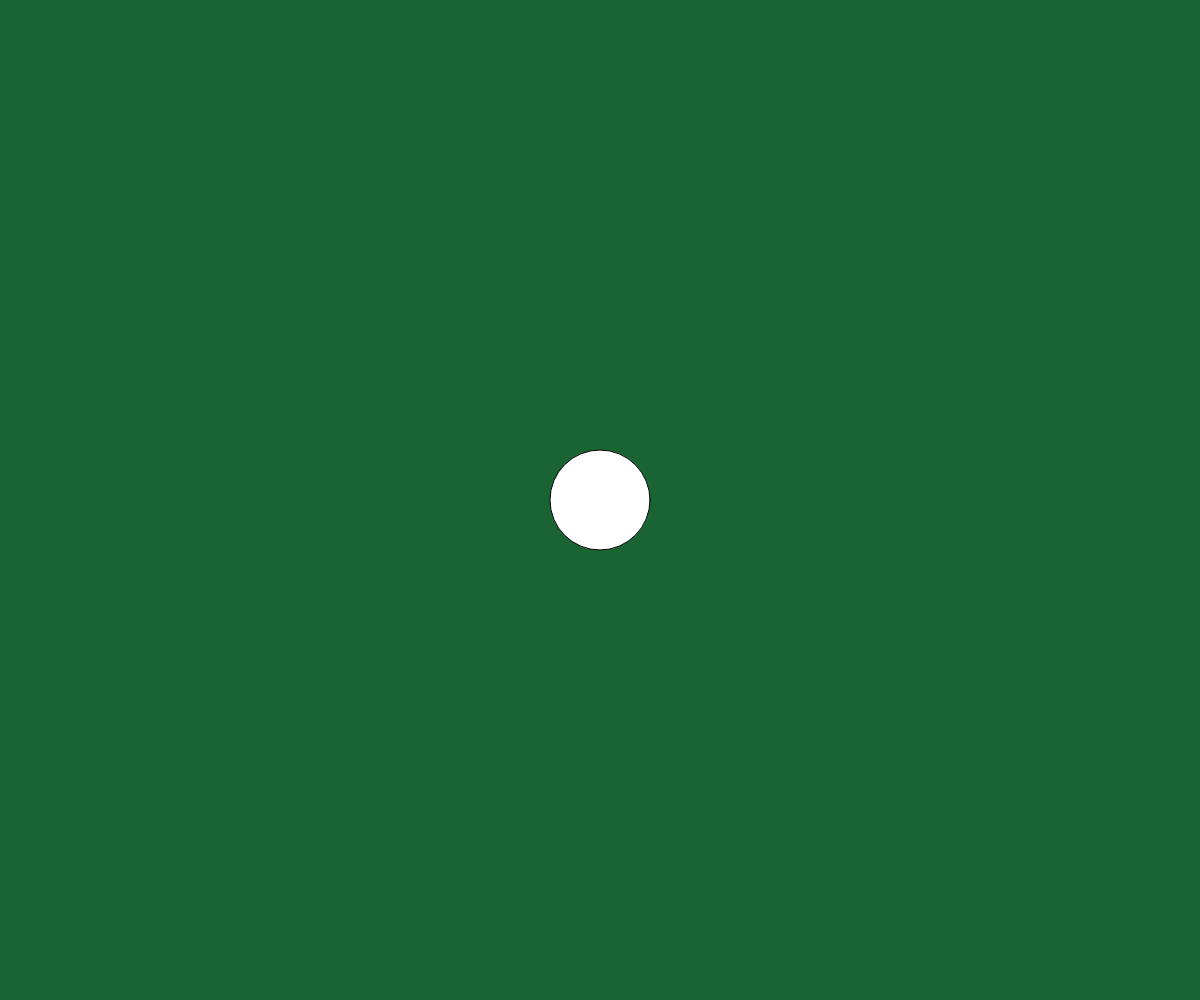
Frame 1 (no input)
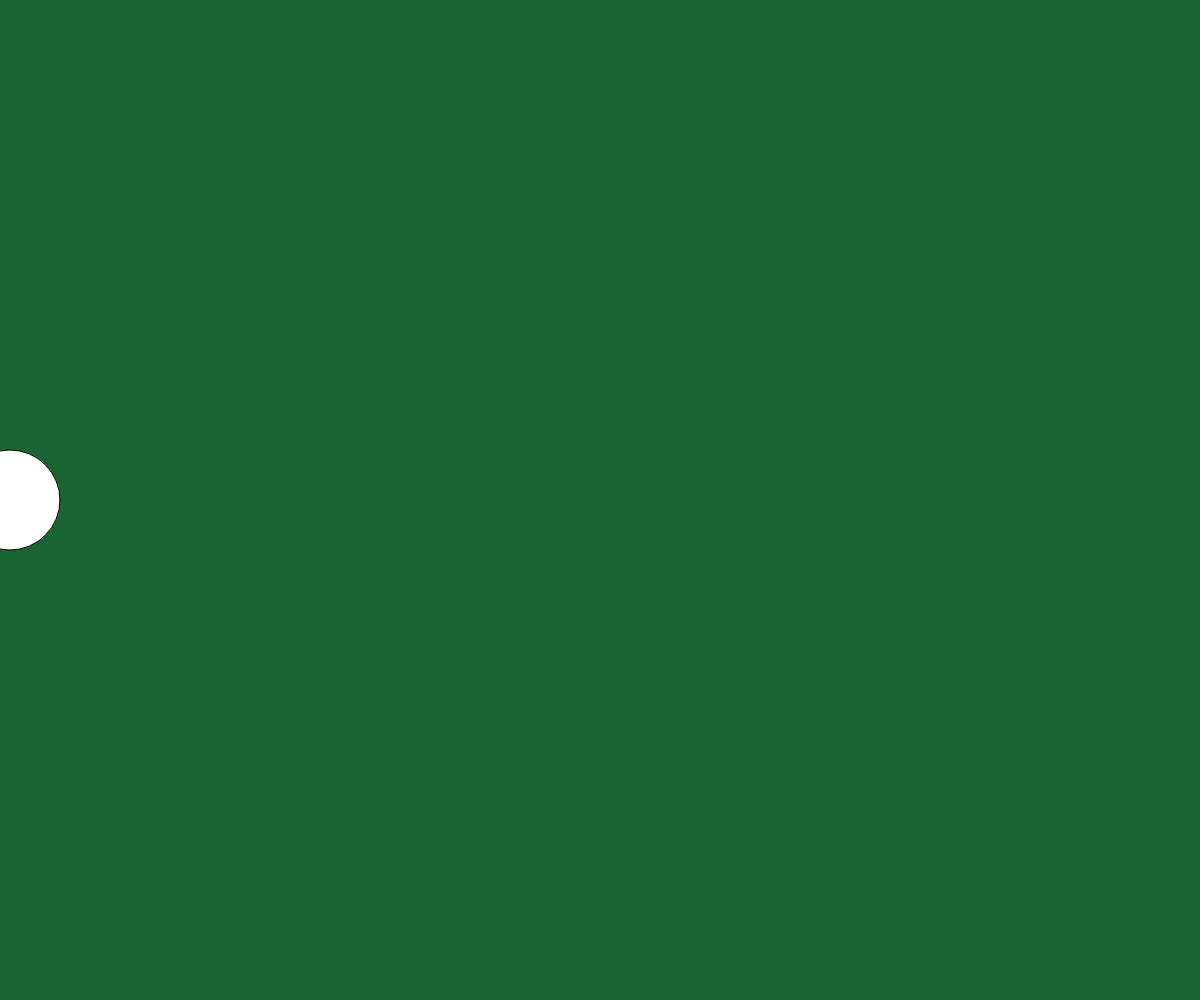
Frame 60 (no input)
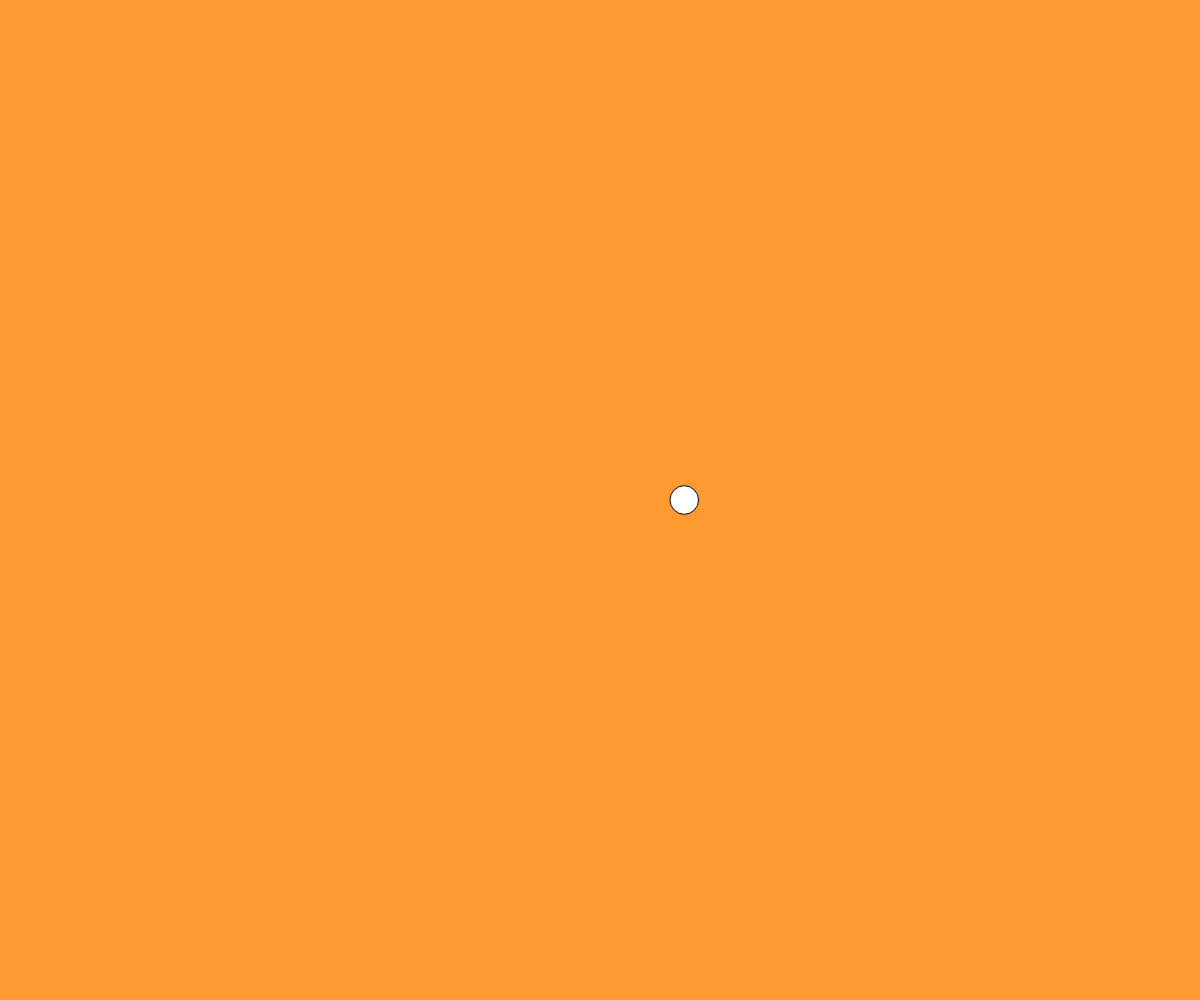
Frame 120 (the mouse pressed at the canvas centre since frame 60)

The p5.js sketch that drew these frames (run headless with seeded random() and noise() and a simulated clock; from frame 60 on, the mouse is pressed at the canvas centre):

// p5.js sketch
// ── sketch.js
let posX = 10;
let posY = 10;
let diametro;
let radio;
let fondo;

function setup() {
  createCanvas(windowWidth, windowHeight);
  // print(posX);
  // posX = 234;
  // print(posX);
  // posX = posX + 25;
  // print(posX);
  // posX = posX * 2;
  // print(posX);
  // posX = posX / 5;
  // print(posX);
  // posX *= 8;
  // print(posX);
  // posX+= 1;
  // print(posX);
  // posX ++;
  // print(posX);
  posX = windowWidth / 2;
  posY = windowHeight / 2;
  diametro = 100;
  radio = diametro / 2;
  fondo = color(25, 100, 50);
}

function draw() {
  background(fondo);
  fill(255);
  circle(posX, posY, diametro);
  posX -= 10;

  if (posX < -radio) {
    fondo = color(255, random(100, 175), 50);
    diametro = random(10, 100);
    radio = diametro / 2;
    posX = windowWidth + radio;
  }
  print(posX);
}
